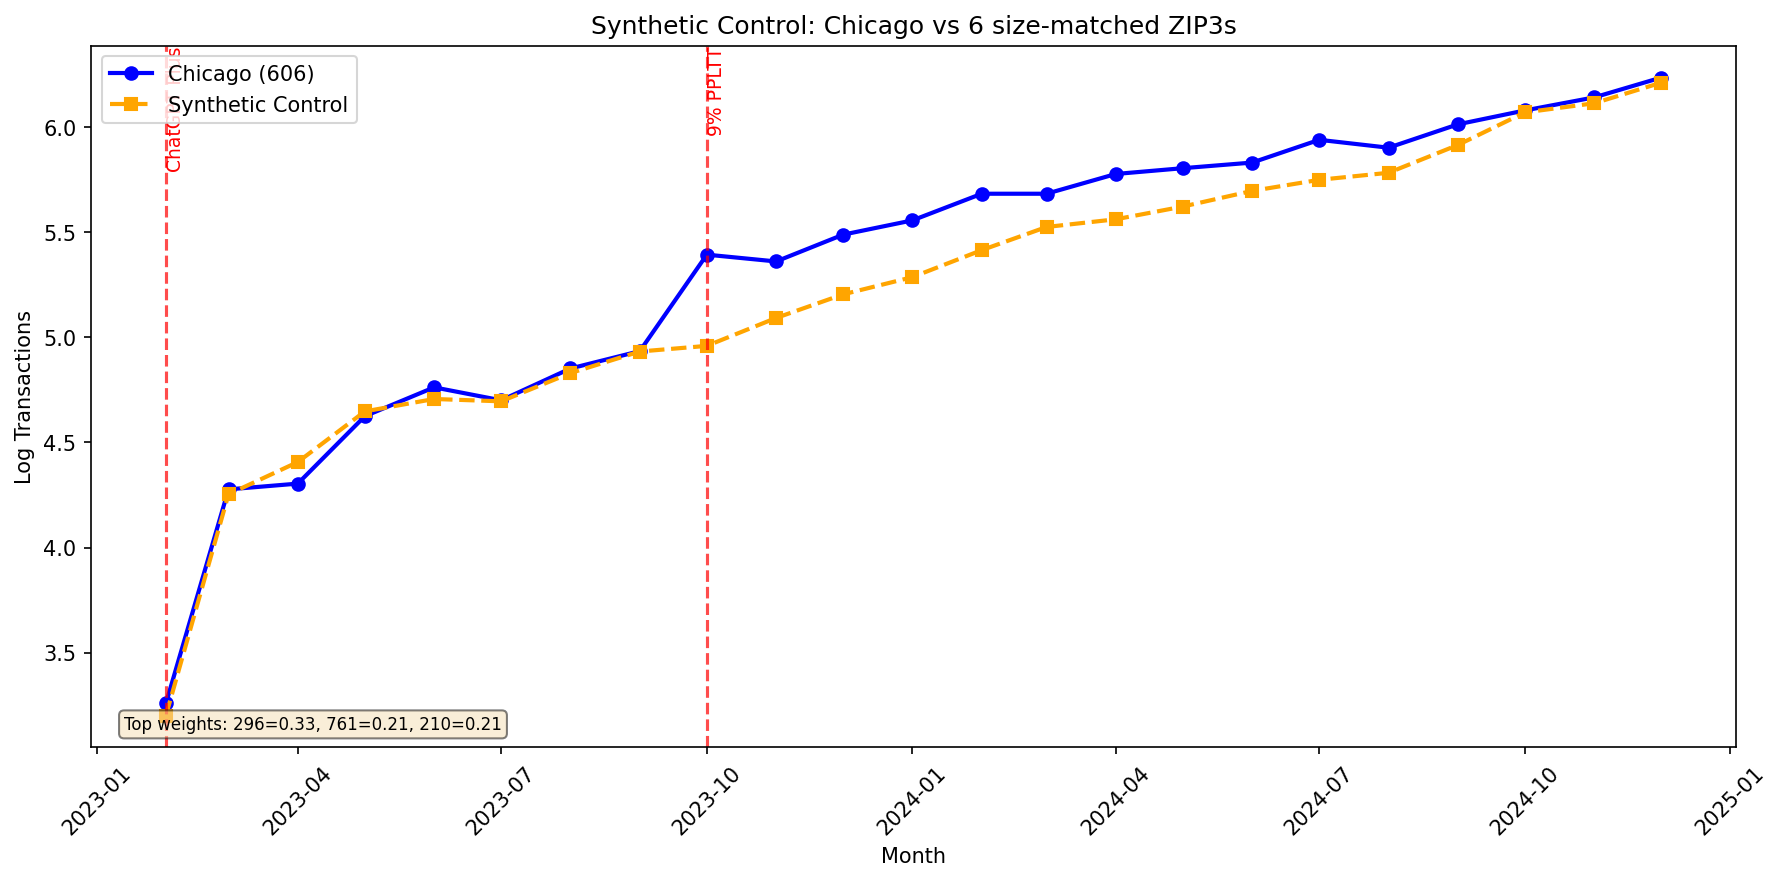

Generate this figure with Python:
#!/usr/bin/env python3
"""
Synthetic control for Chicago (606) ChatGPT subscriptions.
Donor pool: all ZIP3s with similar transaction volume to Chicago in Feb-Jun 2023.
Pre-period: Feb 2023 - Sep 2023 (before Oct 2023 tax).
"""

import pandas as pd
import numpy as np
from scipy.optimize import minimize
import matplotlib
matplotlib.use('Agg')
import matplotlib.pyplot as plt
import matplotlib.dates as mdates
from pathlib import Path
from config import log, get_filter_suffix, get_filter_title, get_outcome_column
from load_data import load_with_zip3

OUTPUT_DIR = Path(__file__).parent

TREATED_ZIP = '606'
START_DATE = '2023-02-01'  # ChatGPT Plus launch
FIT_CUTOFF = '2023-10-01'
END_DATE = '2024-12-01'  # Exclude ChatGPT Pro period
SIZE_WINDOW = 0.5  # Donors must be within 50% of Chicago's size

EVENTS = {
    "ChatGPT Plus": "2023-02-01",
    "9% PPLTT": "2023-10-01",
}


def main():
    trans = load_with_zip3()

    # Select donors based on Feb-Jun 2023 size (post ChatGPT Plus launch)
    log("Selecting size-matched donors...")
    early = trans[(trans['trans_date'] >= START_DATE) & (trans['trans_date'] < '2023-07-01')]
    counts = early.groupby('zip3').size().reset_index(name='n_trans')

    chicago_size = counts[counts['zip3'] == TREATED_ZIP]['n_trans'].values[0]
    lower = chicago_size * (1 - SIZE_WINDOW)
    upper = chicago_size * (1 + SIZE_WINDOW)

    similar = counts[(counts['n_trans'] >= lower) & (counts['n_trans'] <= upper)]
    similar = similar[similar['zip3'] != TREATED_ZIP]
    similar = similar[similar['zip3'].str.match(r'^\d{3}$')]  # Valid ZIP3s only

    donor_zips = similar['zip3'].tolist()
    log(f"Chicago size (Feb-Jun 2023): {chicago_size}")
    log(f"Donor ZIP3s (within {SIZE_WINDOW*100:.0f}%): {len(donor_zips)}")

    # Filter to relevant ZIPs and date range
    all_zips = [TREATED_ZIP] + donor_zips
    trans = trans[trans['zip3'].isin(all_zips)].copy()
    trans = trans[(trans['trans_date'] >= START_DATE) & (trans['trans_date'] < END_DATE)].copy()

    # Prep data
    trans['month'] = trans['trans_date'].dt.to_period('M')

    # Monthly aggregations by zip3
    log("Computing monthly aggregations by zip3...")
    monthly = trans.groupby(['zip3', 'month']).agg(
        median_transaction=('trans_amount', 'median'),
        total_spend=('trans_amount', 'sum'),
        n_transactions=('trans_amount', 'count'),
        unique_users=('cardid', 'nunique'),
    ).reset_index()
    monthly['month_dt'] = monthly['month'].dt.to_timestamp()

    # Pivot to wide format
    outcome_col = get_outcome_column()
    pivot_trans = monthly.pivot(index='month_dt', columns='zip3', values=outcome_col)
    pivot_trans_log = np.log(pivot_trans)

    # Drop months where Chicago is missing
    pivot_trans_log = pivot_trans_log.dropna(subset=[TREATED_ZIP])

    # Filter to end date
    pivot_trans_log = pivot_trans_log[pivot_trans_log.index < END_DATE]

    # Only keep donors with complete data in pre-period
    pre_mask = pivot_trans_log.index < FIT_CUTOFF
    pre_data = pivot_trans_log[pre_mask]
    valid_donors = [z for z in donor_zips if z in pre_data.columns and pre_data[z].notna().all()]
    log(f"Donors with complete pre-period data: {len(valid_donors)}")

    # Split into fitting period and full period
    fit_data = pivot_trans_log[pre_mask][[TREATED_ZIP] + valid_donors].dropna()

    log(f"Fitting period months (pre-Oct 2023): {len(fit_data)}")

    # Match on log transactions
    y_treated = fit_data[TREATED_ZIP].values
    X_donors = fit_data[valid_donors].values

    # Optimize weights to minimize pre-period MSE
    # Constrain weights to sum to 1 and be non-negative (convex combination)
    def objective(w):
        synth = X_donors @ w
        return np.mean((y_treated - synth) ** 2)

    constraints = [{'type': 'eq', 'fun': lambda w: np.sum(w) - 1}]
    bounds = [(0, 1) for _ in valid_donors]

    # Initial guess: equal weights
    w0 = np.ones(len(valid_donors)) / len(valid_donors)

    result = minimize(objective, w0, method='SLSQP', bounds=bounds, constraints=constraints)
    weights = result.x

    print("\n" + "="*60)
    print("SYNTHETIC CONTROL WEIGHTS")
    print("="*60)
    print(f"Pre-period RMSE (log transactions): {np.sqrt(result.fun):.4f}")
    print("\nTop donors by weight:")
    weight_df = pd.DataFrame({'zip3': valid_donors, 'weight': weights})
    weight_df = weight_df[weight_df['weight'] > 0.01].sort_values('weight', ascending=False)
    for _, row in weight_df.iterrows():
        print(f"  {row['zip3']}: {row['weight']:.3f}")
    print(f"\nTotal donors with weight > 1%: {len(weight_df)}")

    # Compute synthetic control for full period (only for months where all top donors have data)
    top_donors = weight_df['zip3'].tolist()
    top_weights = weight_df['weight'].values

    # Filter to months where all top donors have data
    full_data = pivot_trans_log[[TREATED_ZIP] + top_donors].dropna()
    full_data = full_data[full_data.index < END_DATE]

    synth_log = full_data[top_donors].values @ top_weights
    full_data['synthetic'] = synth_log

    # Plot
    log("Creating plot...")
    fig, ax = plt.subplots(figsize=(12, 6))

    ax.plot(full_data.index, full_data[TREATED_ZIP], marker='o', linewidth=2,
            color='blue', label='Chicago (606)')
    ax.plot(full_data.index, full_data['synthetic'], marker='s', linewidth=2,
            color='orange', linestyle='--', label='Synthetic Control')

    for event, date in EVENTS.items():
        event_dt = pd.to_datetime(date)
        if full_data.index.min() <= event_dt <= full_data.index.max():
            ax.axvline(event_dt, color='red', linestyle='--', alpha=0.7)
            ax.text(event_dt, ax.get_ylim()[1], event, rotation=90, va='top', fontsize=9, color='red')

    ax.set_xlabel('Month')
    ax.set_ylabel(f'Log {outcome_col}')
    ax.set_title(f'Synthetic Control: Chicago vs {len(weight_df)} ZIP3s {get_filter_title()}')
    ax.legend(loc='upper left')
    ax.xaxis.set_major_formatter(mdates.DateFormatter('%Y-%m'))
    ax.tick_params(axis='x', rotation=45)

    # Add weight note
    top3 = weight_df.head(3)
    weight_note = "Top weights: " + ", ".join([f"{r['zip3']}={r['weight']:.2f}" for _, r in top3.iterrows()])
    ax.text(0.02, 0.02, weight_note, transform=ax.transAxes, fontsize=8,
            verticalalignment='bottom', bbox=dict(boxstyle='round', facecolor='wheat', alpha=0.5))

    plt.tight_layout()
    outfile = f"chicago_synth_control{get_filter_suffix()}.png"
    plt.savefig(OUTPUT_DIR / outfile, dpi=150, bbox_inches='tight')
    log(f"Saved: {outfile}")

    # Print comparison by period
    print("\n" + "="*60)
    print("PERIOD COMPARISONS")
    print("="*60)

    periods = [
        ("Pre-tax (Feb-Sep 2023)", full_data.index < FIT_CUTOFF),
        ("9% tax (Oct-Dec 2024)", full_data.index >= FIT_CUTOFF),
    ]

    for period_name, mask in periods:
        subset = full_data[mask]
        if len(subset) > 0:
            chicago_log = subset[TREATED_ZIP].mean()
            synth_log = subset['synthetic'].mean()
            diff = chicago_log - synth_log
            print(f"\n{period_name}:")
            print(f"  Chicago: {chicago_log:.3f}, Synthetic: {synth_log:.3f}, Diff: {diff:.3f}")


if __name__ == "__main__":
    main()
